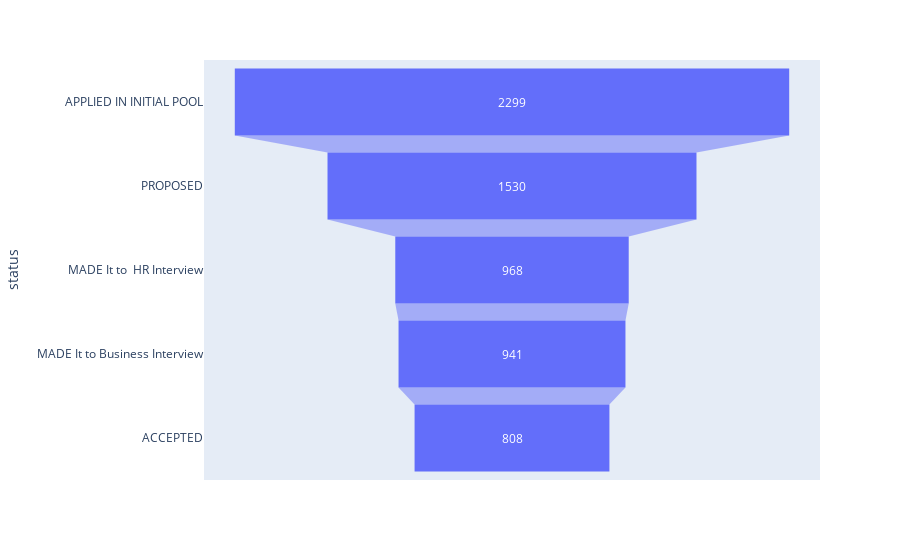

This figure's notebook cell:
### Code cell
#FUNNEL CHARTS

import plotly.express as px
import plotly

#Funnel1

data = dict(
    count=list(funnel1["Count"]),
    status=list(funnel1["status"]))
fig = px.funnel(data, x='count', y='status')
fig.show()
fig.write_image("funnel1.png")

worksheet0.insert_image(109,2, 'funnel1.png',{'x_scale': 0.9, 'y_scale': 0.9})

### Figure 1 — Plotly figure (JSON) as saved in the notebook; plotly's stock layout.template omitted (floating-point values rounded to 4 significant figures)
{"data": [{"hovertemplate": "count=%{x}<br>status=%{y}<extra></extra>", "legendgroup": "", "marker": {"color": "#636efa"}, "name": "", "orientation": "h", "showlegend": false, "type": "funnel", "x": [2299, 1530, 968, 941, 808], "xaxis": "x", "y": ["APPLIED IN INITIAL POOL", "PROPOSED", "MADE It to  HR Interview", "MADE It to Business Interview", "ACCEPTED"], "yaxis": "y"}], "layout": {"legend": {"tracegroupgap": 0}, "margin": {"t": 60}, "xaxis": {"anchor": "y", "domain": [0, 1], "title": {"text": "count"}}, "yaxis": {"anchor": "x", "domain": [0, 1], "title": {"text": "status"}}}}
